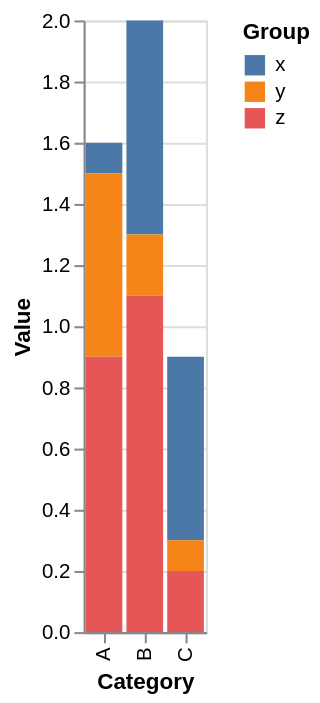

Write a Vega-Lite specification for this figure.
### Vega-Lite specification from a JSON file in a GitHub repository (floating-point values rounded to 4 significant figures)
{"$schema": "https://vega.github.io/schema/vega-lite/v6.json", "description": "A grouped bar chart to display values for different categories and groups.", "data": {"name": "input_data"}, "mark": "bar", "encoding": {"x": {"field": "category", "type": "nominal", "axis": {"title": "Category"}}, "y": {"field": "value", "type": "quantitative", "axis": {"title": "Value"}}, "color": {"field": "group", "type": "nominal", "legend": {"title": "Group"}}}, "datasets": {"input_data": [{"category": "A", "group": "x", "value": 0.1}, {"category": "A", "group": "y", "value": 0.6}, {"category": "A", "group": "z", "value": 0.9}, {"category": "B", "group": "x", "value": 0.7}, {"category": "B", "group": "y", "value": 0.2}, {"category": "B", "group": "z", "value": 1.1}, {"category": "C", "group": "x", "value": 0.6}, {"category": "C", "group": "y", "value": 0.1}, {"category": "C", "group": "z", "value": 0.2}]}}
